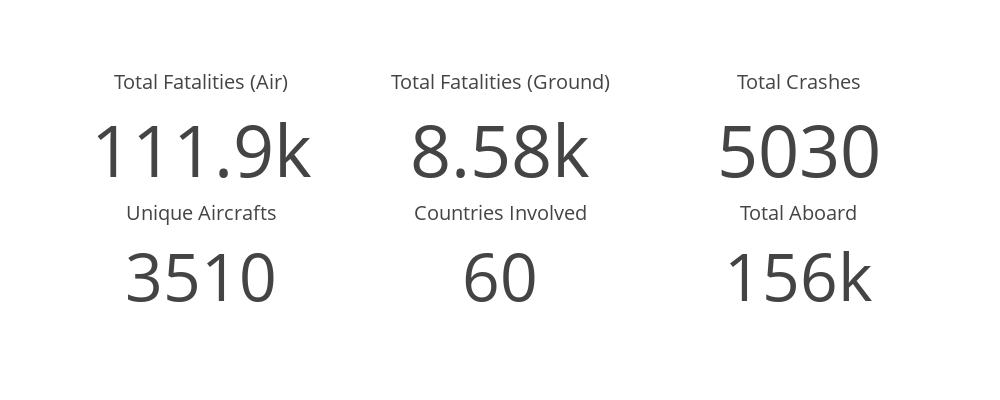

The code cell stored with this chart in its notebook:
### Markdown cell above
**Cell Explanation:**
This cell calculates key summary statistics and then visualizes them using Plotly `go.Indicator` objects, creating a dashboard-like overview of the dataset.

**Calculations:**
- `aircrafts = df['Aircraft'].nunique()`: Counts the number of unique aircraft types involved in crashes.
- `crashes = len(df)`: Determines the total number of recorded crashes.
- `countries = df['Country/Region'].nunique()`: Identifies the number of distinct countries/regions where crashes occurred.
- `fatalities_air = df['Sum of Fatalities (air)'].sum()`: Calculates the total number of fatalities in the air across all crashes.
- `fatalities_ground = df['Sum of Ground'].sum()`: Calculates the total number of fatalities on the ground across all crashes.
- `aboard_total = df['Sum of Aboard'].sum()`: Sums the total number of people who were aboard the aircraft across all crashes.
- `aboard_avg = df['Sum of Aboard'].mean()`: Computes the average number of people aboard per crash.

**Plotly Visualization (`make_subplots` and `go.Indicator`):**
- `make_subplots`: Creates a 2x3 grid for the indicators.
- `go.Indicator`: Each `add_trace` line adds a new indicator.
    - **Row 1, Col 1: Total Fatalities (Air)**: Shows the cumulative number of air fatalities.
    - **Row 1, Col 2: Total Fatalities (Ground)**: Shows the cumulative number of ground fatalities.
    - **Row 1, Col 3: Total Crashes**: Displays the total count of crash incidents.
    - **Row 2, Col 1: Unique Aircrafts**: Shows the variety of aircraft involved.
    - **Row 2, Col 2: Countries Involved**: Indicates the global spread of the incidents.
    - **Row 2, Col 3: Avg Aboard per Crash**: Provides the average number of people on board for each crash.

**Layout Updates:**
- `height=400`, `width=1000`: Sets the dimensions of the figure.
- `template='presentation'`: Applies a clean, presentable theme.
- `paper_bgcolor`, `plot_bgcolor`: Sets transparent backgrounds for better integration.

**Interpretation of the Graph:**
The dashboard provides a quick summary of the air crash dataset:
- There have been **111,784 total fatalities in the air** and **8,483 on the ground**, indicating that the vast majority of fatalities occur in-flight.
- A total of **5,008 crashes** have been recorded.
- These crashes involved **3,494 unique aircraft types** and occurred across **60 countries**.
- On average, approximately **31.15 people were aboard** each crashed aircraft.
This snapshot helps in understanding the scale and key statistics of air incidents.

**Saving the Figure:**
The graph is saved in three formats: JPG, PNG, and HTML, to the `results_dir` for easy sharing and further use.

### Code cell
aircrafts = df['Aircraft'].nunique()
crashes = len(df)
countries = df['Country/Region'].nunique()
fatalities_air = df['Sum of Fatalities (air)'].sum()
fatalities_ground = df['Sum of Ground'].sum()
aboard_total = df['Sum of Aboard'].sum()

# 2 rows x 3 columns
fig = make_subplots(rows=2, cols=3, specs=[[{'type': 'indicator'}]*3]*2, row_heights=[0.60, 0.55])

fig.add_trace(go.Indicator(
    mode="number",
    value=fatalities_air,
    title={"text": "Total Fatalities (Air)"}), row=1, col=1)

fig.add_trace(go.Indicator(
    mode="number",
    value=fatalities_ground,
    title={"text": "Total Fatalities (Ground)"}), row=1, col=2)

fig.add_trace(go.Indicator(
    mode="number",
    value=crashes,
    title={"text": "Total Crashes"}), row=1, col=3)

fig.add_trace(go.Indicator(
    mode="number",
    value=aircrafts,
    title={"text": "Unique Aircrafts"}), row=2, col=1)

fig.add_trace(go.Indicator(
    mode="number",
    value=countries,
    title={"text": "Countries Involved"}), row=2, col=2)

fig.add_trace(go.Indicator(
    mode="number",
    value=aboard_total,
    title={"text": "Total Aboard"}), row=2, col=3)


fig.update_layout(
    height=400,
    width=1000,
    template='presentation',
    paper_bgcolor='rgba(0,0,0,0)',
    plot_bgcolor='rgba(0,0,0,0)',
)

fig.show()

# Save
fig.write_image(os.path.join(results_dir, 'Total_Crashes.jpg'))
fig.write_image(os.path.join(results_dir, 'Total_Crashes.png'))
fig.write_html(os.path.join(results_dir, 'Total_Crashes.html'))

### Figure 1 — Plotly figure (JSON) as saved in the notebook; plotly's stock layout.template omitted (floating-point values rounded to 4 significant figures)
{"data": [{"domain": {"x": [0, 0.2889], "y": [0.5565, 1]}, "mode": "number", "title": {"text": "Total Fatalities (Air)"}, "type": "indicator", "value": 111857}, {"domain": {"x": [0.3556, 0.6444], "y": [0.5565, 1]}, "mode": "number", "title": {"text": "Total Fatalities (Ground)"}, "type": "indicator", "value": 8582}, {"domain": {"x": [0.7111, 1], "y": [0.5565, 1]}, "mode": "number", "title": {"text": "Total Crashes"}, "type": "indicator", "value": 5030}, {"domain": {"x": [0, 0.2889], "y": [0, 0.4065]}, "mode": "number", "title": {"text": "Unique Aircrafts"}, "type": "indicator", "value": 3510}, {"domain": {"x": [0.3556, 0.6444], "y": [0, 0.4065]}, "mode": "number", "title": {"text": "Countries Involved"}, "type": "indicator", "value": 60}, {"domain": {"x": [0.7111, 1], "y": [0, 0.4065]}, "mode": "number", "title": {"text": "Total Aboard"}, "type": "indicator", "value": 155998}], "layout": {"height": 400, "paper_bgcolor": "rgba(0, 0, 0, 0)", "plot_bgcolor": "rgba(0, 0, 0, 0)", "width": 1000}}
